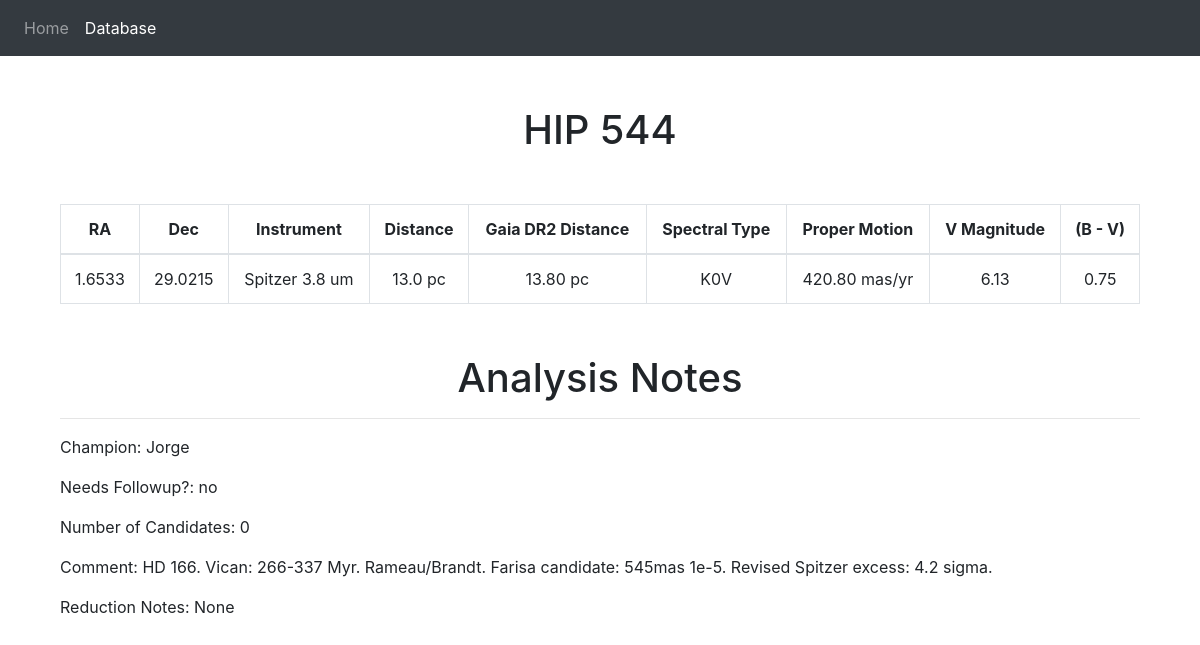
The app's page /keckdatabase/objects/0 with its own data.
### keckdatabase/models.py (models this page shows, shortened)
class Object(models.Model):
    obj_id = models.IntegerField(primary_key=True, blank=True)
    name = models.TextField(blank=True, null=True)
    ra = models.DecimalField(blank=True, null=True, max_digits=10, decimal_places=4)  # This field type is a guess.
    dec = models.DecimalField(blank=True, null=True, max_digits=10, decimal_places=4)  # This field type is a guess.
    champion = models.TextField(blank=True, null=True)
    class Meta:
        managed = False
        db_table = 'Object'

class Measurements(models.Model):
    obj = models.OneToOneField('Object', primary_key=True, on_delete=models.CASCADE, blank=True)
    mtype = models.TextField(blank=True, null=True)
    distance = models.DecimalField(blank=True, null=True, max_digits=5, decimal_places=1)  # This field type is a guess.
    gaiadistance = models.DecimalField(blank=True, null=True, max_digits=20, decimal_places=2)  # This field type is a guess.
    sptype = models.TextField(blank=True, null=True)
    propermotion = models.DecimalField(blank=True, null=True, max_digits=5, decimal_places=2)
    vmag = models.DecimalField(blank=True, null=True, max_digits=5, decimal_places=2)
    bminusv = models.DecimalField(blank=True, null=True, max_digits=5, decimal_places=2)
    class Meta:
        managed = False
        db_table = 'Measurements'

class Observations(models.Model):
    obj = models.OneToOneField('Object', primary_key=True, on_delete=models.CASCADE, blank=True)
    followup = models.BooleanField(blank=True, null=True)
    candidates = models.IntegerField(blank=True, null=True)
    reductionnotes = models.TextField(blank=True, null=True)
    comment = models.TextField(blank=True, null=True)
    class Meta:
        managed = False
        db_table = 'Observations'

### keckdatabase/views.py (the view)
# urls.py: path('objects/<int:pk>', views.ObjectDetailView.as_view(), name="object-detail"),
class ObjectDetailView(generic.DetailView):
    model = Object
    context_object_name = "object-detail"
    def get_context_data(self, **kwargs):
        context = super(ObjectDetailView, self).get_context_data(**kwargs)
        obj_id = self.kwargs['pk']
        context['measurement'] = Measurements.objects.get(obj=obj_id)
        context['observation'] = Observations.objects.get(obj=obj_id)
        context["list_page"] = "active"
        return context

### keckdatabase/templates/keckdatabase/object_detail.html
{% extends "base_generic.html" %}
{% block content %}
<h1 align="center">{{object.name}}</h1>
<table class="table table-bordered" style="margin-top: 50px; margin-bottom: 50px;">
    <thead>
      <tr align="center">
        <th scope="col">RA</th>
        <th scope="col">Dec</th>
        <th scope="col">Instrument</th>
        <th scope="col">Distance</th>
        <th scope="col">Gaia DR2 Distance</th>
        <th scope="col">Spectral Type</th>
        <th scope="col">Proper Motion</th>
        <th scope="col">V Magnitude</th>
        <th scope="col">(B - V)</th>
      </tr>
    </thead>
    <tbody>
        <tr align="center">
          <td>{{ object.ra }}</td>
          <td>{{ object.dec }}</td>
          <td>{{measurement.mtype}}</td>
          <td>{{measurement.distance}} pc</td>
          <td>{{measurement.gaiadistance}} pc</td>
          <td>{{measurement.sptype}}</td>
          <td>{{measurement.propermotion}} mas/yr</td>
          <td>{{measurement.vmag}}</td>
          <td>{{measurement.bminusv}}</td>
        </tr>
    </tbody>
  </table>
    <h1 align="center">Analysis Notes</h1>
    <hr>
    <p>Champion: {{ object.champion }}</p>
    <p>Needs Followup?: {{observation.followup}}</p>
    <p>Number of Candidates: {{observation.candidates}}</p>
    <p>Comment: {{observation.comment}}</p>
    <p>Reduction Notes: {{observation.reductionnotes}}</p>
{% endblock %}

### keckdatabase/templates/base_generic.html (shortened to what this page needs)
<!DOCTYPE html>
<html lang="en">
<head>
  <link rel="stylesheet" href="https://stackpath.bootstrapcdn.com/bootstrap/4.1.3/css/bootstrap.min.css">
  {% load static %}
  <link rel="stylesheet" type="text/css" href="{% static 'keckdatabase/style.css' %}">
</head>
<body>
    <nav class="navbar navbar-expand-lg navbar-dark bg-dark" style="margin-bottom: 50px;">
        <div class="collapse navbar-collapse" id="navbarSupportedContent">
          <ul class="navbar-nav mr-auto">
            <li class="nav-item {{home_page}}">
              <a class="nav-link" href="{% url 'index' %}">Home</a>
            </li>
            <li class="nav-item {{list_page}}">
              <a class="nav-link" href="{% url 'objects' %}">Database</a>
            </li>
          </ul>
        </div>
      </nav>
  <div class="container">
      <div class="col-sm-12">{% block content %}{% endblock %}</div>
  </div>
</body>
</html>

### records on screen
Object: name "HIP 544", ra "1.6533", dec "29.0215", champion "Jorge"
Measurements: mtype "Spitzer 3.8 um", distance "13.0", gaiadistance "13.80", sptype "K0V", propermotion "420.80", vmag "6.13", bminusv "0.75"
Observations: followup "no", candidates "0", comment "HD 166. Vican: 266-337 Myr. Rameau/Brandt. Farisa candidate: 545mas 1e-5. Revised Spitzer excess: 4.2 sigma.", reductionnotes "None"
